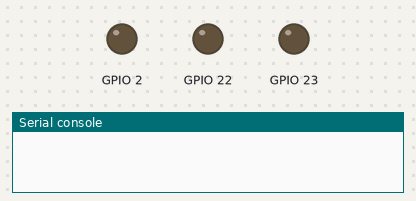
Recording of a program running on a simulated ESP32 board running MicroPython. Shown: output pins drawn as LEDs (lit = HIGH), the last lines printed to the serial console. Threads take turns every 2 ms.

Above: at 0.5 s.
At 3.0 s:
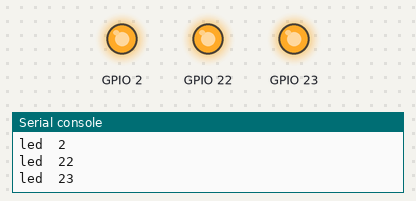
Timing chart, 0 to 10.4 s (numbered marks = the images above):
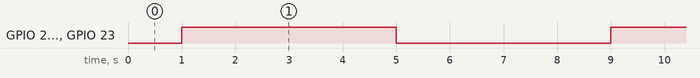

Measured:
- by itself, GPIO 2, GPIO 22, GPIO 23: alternates HIGH for 4.0 s and LOW for 4.0 s

The program:

Multi_Threading_v3.py
```python
import _thread as T
import time
from machine import Pin

def funcao_led (pino, t):
    time.sleep(1)
    led = Pin(pino,Pin.OUT)

    while True:
       print("led ",pino)
       led.on()
       time.sleep(t)
       led.off()
       time.sleep(t)

try:
        T.start_new_thread (funcao_led, (2,4))
        T.start_new_thread (funcao_led, (22,4))
        T.start_new_thread (funcao_led, (23,4))

except:
   print ("Erro: desabilitado para o thread")
        
```
